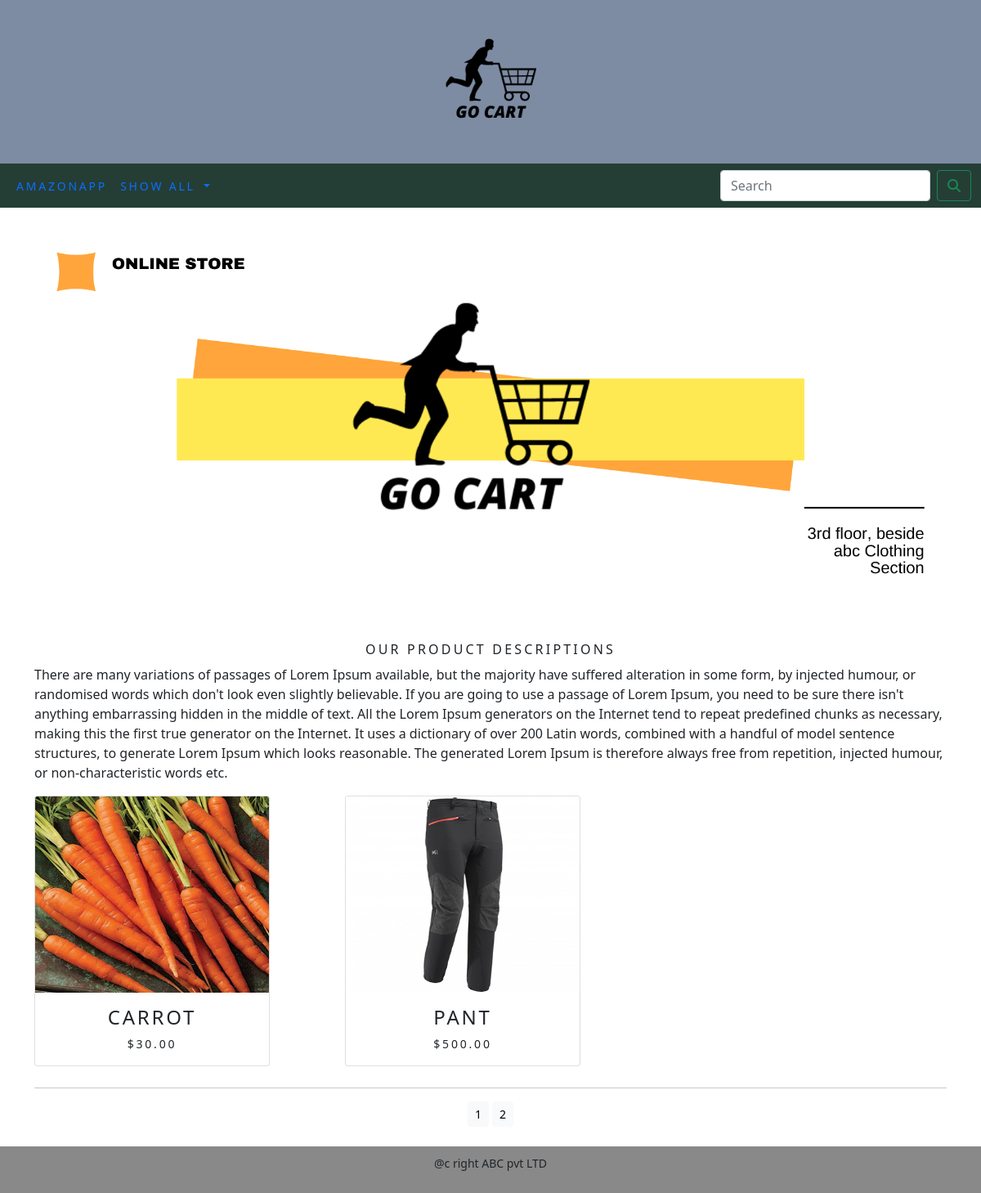
Screenshot of /shop/?page=2 with the database file from the repository.
### amazonapp/models.py (models this page shows, shortened)
class Product(models.Model):
    name=models.CharField(max_length=250)
    slug=models.SlugField(max_length=250,unique=True)
    description=models.TextField(blank=True)
    price=models.DecimalField(max_digits=10,decimal_places=2)
    category=models.ForeignKey(Category,on_delete=models.CASCADE)
    image = models.ImageField(upload_to='productgallery', blank=True)
    stock=models.IntegerField()
    available=models.BooleanField(default=True)
    created=models.DateTimeField(auto_now_add=True)
    updated=models.DateTimeField(auto_now=True)
    def get_url(self):
        return reverse('amazonapp:proCatdetail',args=[self.category.slug,self.slug])
    class Meta:
        ordering=('name',)
        verbose_name='product'
        verbose_name_plural='products'

### amazonapp/views.py (the view)
# urls.py: path('',views.allproductcat,name='allproductcat'),
def allproductcat(request, c_slug=None):
    c_page = None
    products_list = None
    if c_slug != None:
        c_page = get_object_or_404(Category, slug=c_slug)
        products_list = Product.objects.all().filter(category=c_page, available=True)
    else:
        products_list = Product.objects.all().filter(available=True)
    paginator=Paginator(products_list,6)
    try:
        page=int(request.GET.get('page','1'))
    except:
        page=1
    try:
        products=paginator.page(page)
    except (EmptyPage,InvalidPage):
        products=paginator.page(paginator.num_pages)
    return render(request, "category.html", {'category': c_page, 'products': products})

### amazonapp/context_processors.py (called while the page is built)
def menu_links(request):
    links=Category.objects.all()
    return dict(links=links)

### amazonapp/models.py (called while the page is built)
    def get_url(self):
        return reverse('amazonapp:products_by_category',args=[self.slug])

### cartapp/context_processors.py (called while the page is built)
def counter(request):
    item_count=0
    if 'admin' in request.path:
        return {}
    else:
        try:
            cart=Cart.objects.filter(cart_id=_cart_id(request))
            cart_items=Cartitem.objects.all().filter(cart=cart[:1])
            for cart_item in cart_items:
                item_count += cart_item.quantity
        except Cart.DoesNotExist:
            item_count = 0
    return dict(item_count=item_count)

### cartapp/views.py (called while the page is built)
def _cart_id(request):
    cart=request.session.session_key
    if not cart:
        cart=request.session.create()
    return cart

### templates/category.html (shortened to what this page needs)
{% extends 'base.html' %}
{% load static %}
{% block body %}
<div class="mx_auto ">
    {% if category %}
        <img class="my_image catesize" src="{{ category.image.url }}" alt="{{ category.name }}">
</div><br>
<div>
    <h1 class="text-center my_title">
        {{category.name}}
    </h1>
    <p class="text-justify">
        {{category.description}}
    </p>
</div>
    {% else %}
<div>
<img class="my_image my_image_padding" src="{% static 'img/banner.png' %}" alt="our product" width="1366;">
</div><br>
<div class="container">
    <h1 class="text-center my_title">
        Our product descriptions
    </h1>
    <p class="text-justify">
There are many variations of passages of Lorem Ipsum available, but the majority have suffered alteration in some form, by injected humour, or randomised words which don't look even slightly believable. If you are going to use a passage of Lorem Ipsum, you need to be sure there isn't anything embarrassing hidden in the middle of text. All the Lorem Ipsum generators on the Internet tend to repeat predefined chunks as necessary, making this the first true generator on the Internet. It uses a dictionary of over 200 Latin words, combined with a handful of model sentence structures, to generate Lorem Ipsum which looks reasonable. The generated Lorem Ipsum is therefore always free from repetition, injected humour, or non-characteristic words etc.
    </p>
</div>
{% endif %}
<div class="container">
    <div class="row mx_auto">
        {% for product in products %}
        <div class="my_bottom_margin col-9 col-sm-12 col-md-12 col-lg-4" >
            <div class="card text-center" style="width: 18rem;">
                <a href="{{product.get_url}}"><img src="{{product.image.url}}" class="card-img-top" alt="{{product.name}}" width="320px" height="240px"></a>
                <div class="card-body">
                    <h4 class="card-title">
                        {{product.name}}
                    </h4>
                    <p class="card-text">
                        ${{product.price}}
                    </p>
                </div>
            </div>
        </div>
        {% endfor %}
    </div>
    <div class="mx_auto">
                {% if products.paginator.num_pages > 1 %}
                <hr>
                <div class="text-center">
                    {% for pg in products.paginator.page_range %}
                        <a href="?page={{pg}}" class="btn btn-light btn-sm {% if products.number == pg %} active {% endif %}">{{pg}}</a>
                    {% endfor %}
                </div>
                {% endif %}
        </div>
            <br>
</div>
{% endblock %}

### static/css/custom.css (style rules this page uses)
.my_image { width:100%; height:auto; }
.my_title { font-size:16px; text-transform:uppercase; letter-spacing:.2em; }
.my_image_padding { padding:5px; }
.my_bottom_margin { margin-bottom:10px; }
.card-body { font-size:14px; letter-spacing:.2em; text-transform:uppercase; }

### rows the page displays
Product: image (picture), name "CARROT", price "30.00"
Product: image (picture), name "PANT", price "500.00"

### other values shown
{{ pg }} "1" "2"
